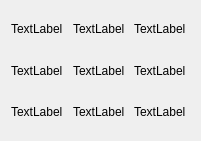
  <widget class="QWidget" name="gridLayoutWidget_8">
   <property name="geometry">
    <rect>
     <x>310</x>
     <y>1000</y>
     <width>201</width>
     <height>141</height>
    </rect>
   </property>
   <layout class="QGridLayout" name="gridLayout_12">
    <item row="0" column="0">
     <widget class="QLabel" name="label_100">
      <property name="text">
       <string>TextLabel</string>
      </property>
     </widget>
    </item>
    <item row="1" column="2">
     <widget class="QLabel" name="label_101">
      <property name="text">
       <string>TextLabel</string>
      </property>
     </widget>
    </item>
    <item row="0" column="2">
     <widget class="QLabel" name="label_102">
      <property name="text">
       <string>TextLabel</string>
      </property>
     </widget>
    </item>
    <item row="0" column="1">
     <widget class="QLabel" name="label_103">
      <property name="text">
       <string>TextLabel</string>
      </property>
     </widget>
    </item>
    <item row="2" column="0">
     <widget class="QLabel" name="label_104">
      <property name="text">
       <string>TextLabel</string>
      </property>
     </widget>
    </item>
    <item row="1" column="0">
     <widget class="QLabel" name="label_105">
      <property name="text">
       <string>TextLabel</string>
      </property>
     </widget>
    </item>
    <item row="2" column="2">
     <widget class="QLabel" name="label_106">
      <property name="text">
       <string>TextLabel</string>
      </property>
     </widget>
    </item>
    <item row="2" column="1">
     <widget class="QLabel" name="label_107">
      <property name="text">
       <string>TextLabel</string>
      </property>
     </widget>
    </item>
    <item row="1" column="1">
     <widget class="QLabel" name="label_108">
      <property name="text">
       <string>TextLabel</string>
      </property>
     </widget>
    </item>
   </layout>
  </widget>
